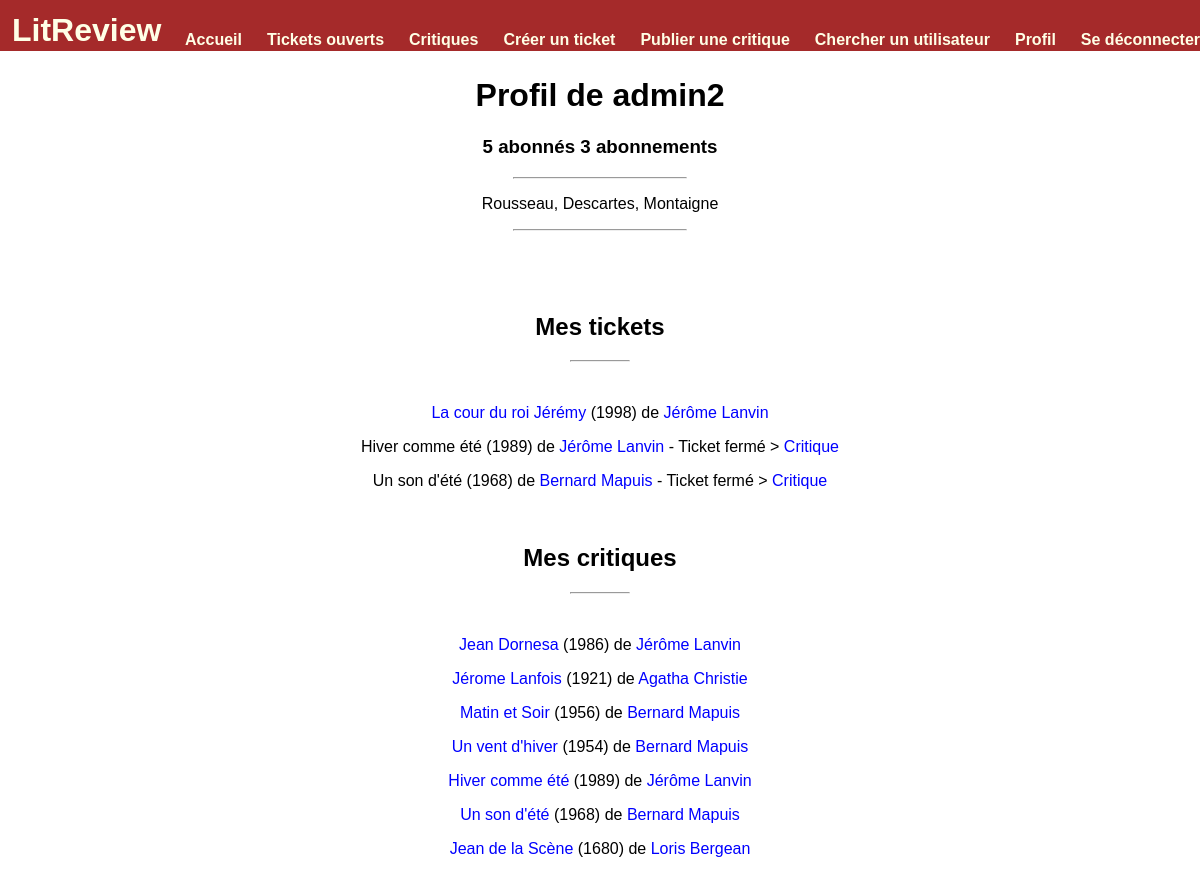
/user/1 (signed in), run on an earlier commit of the app's database.
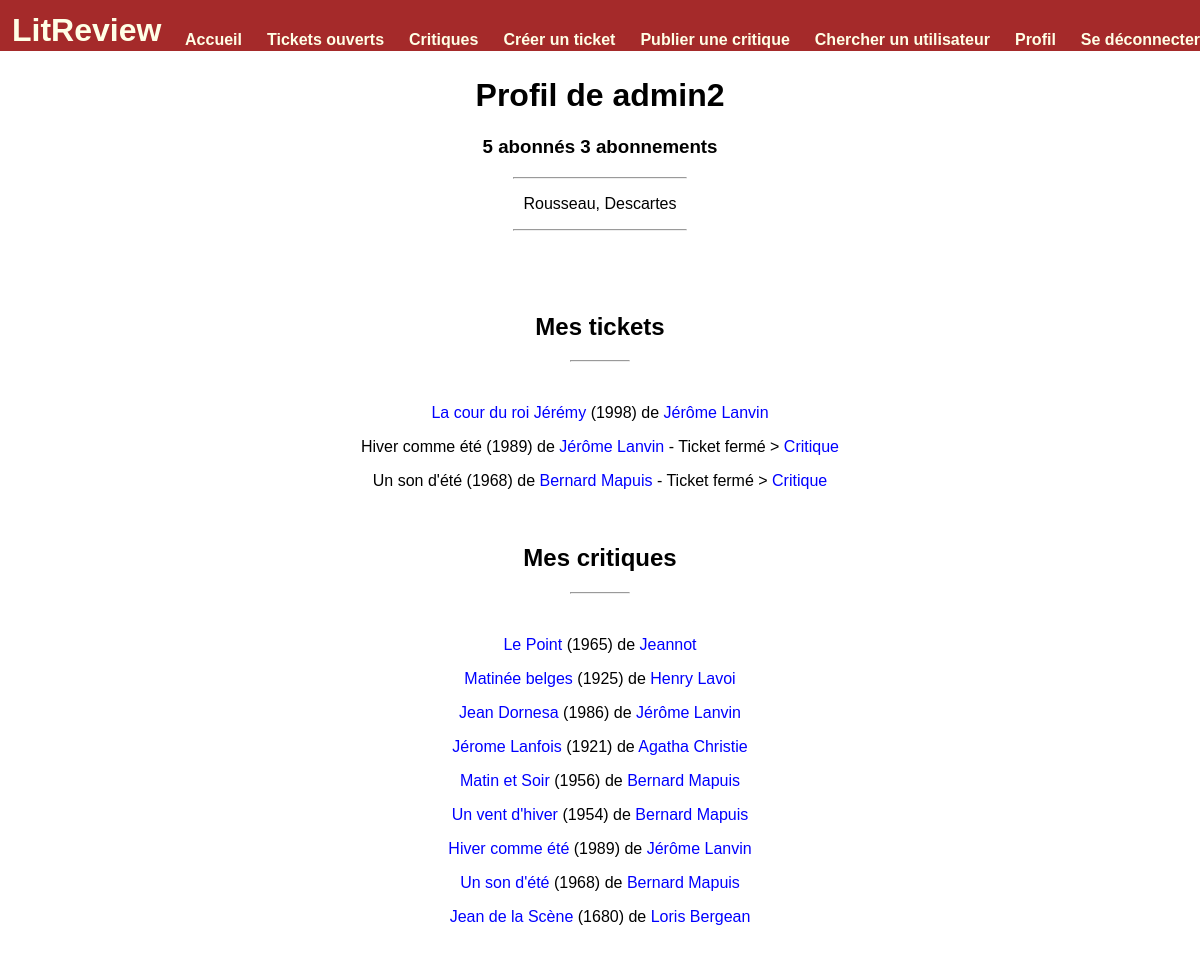
And on a later commit of the database.
### authentication/models.py (models this page shows)
class User(AbstractUser):
    tickets_list = models.ManyToManyField(Ticket, related_name="tickets_list")
    reviews_list = models.ManyToManyField(Review, related_name="reviews_list")
    description = models.TextField(verbose_name="Description", max_length=1000, blank=True, null=True)
    class Meta:
        ordering = ['-username']

### blog/models.py (models this page shows, shortened)
class Ticket(models.Model):
    content_reference = models.CharField(verbose_name='Titre de la référence', max_length=80)
    content_author = models.CharField(verbose_name='Nom de l\'auteur', max_length=80)
    content_picture = models.ImageField(verbose_name='Image', upload_to='ticket', blank=True, null=True)
    publication_year = models.IntegerField(verbose_name='Date de publication',
                                           validators=[MinValueValidator(-400),
                                                       MaxValueValidator(datetime.date.today().year+1)],
                                           blank=True, null=True)
    user = models.ForeignKey(settings.AUTH_USER_MODEL, on_delete=models.CASCADE, blank=True, null=True)
    user_comment = models.TextField(verbose_name='Commentaire', max_length=300)
    status = models.BooleanField(default=True)
    time_created = models.DateTimeField(auto_now_add=True, blank=True, null=True)
    def __str__(self):
        return self.content_reference
    class Meta:
        ordering = ['-time_created']

class Review(models.Model):
    RATING_CHOICE = [(1, "1"), (2, "2"), (3, "3"), (4, "4"), (5, "5")]
    ticket = models.ForeignKey(to=Ticket, on_delete=models.CASCADE, blank=True, null=True)
    rating = models.PositiveSmallIntegerField(verbose_name='Notes', choices=RATING_CHOICE)
    headline = models.CharField(verbose_name="Titre", max_length=128)
    body = models.TextField(verbose_name="Critique", max_length=8192, blank=True)
    user = models.ForeignKey(to=settings.AUTH_USER_MODEL, on_delete=models.CASCADE)
    time_created = models.DateTimeField(auto_now_add=True)
    content_reference = models.CharField(verbose_name='Titre de la référence', max_length=80, blank=True, null=True)
    content_author = models.CharField(verbose_name='Nom de l\'auteur', max_length=80, blank=True, null=True)
    content_picture = models.ImageField(verbose_name='Image', upload_to='ticket', blank=True, null=True)
    publication_year = models.IntegerField(verbose_name='Date de publication',
                                           validators=[MinValueValidator(-400),
                                                       MaxValueValidator(datetime.date.today().year+1)],
                                           blank=True, null=True)
    class Meta:
        ordering = ['-time_created']

### blog/views.py (the view)
# urls.py: path('user/<int:user_id>', views.user_page, name='user-page'),
@login_required
def user_page(request, user_id):
    guest = get_object_or_404(User, id=user_id)
    tickets = Ticket.objects.filter(user=user_id)
    reviews = Review.objects.filter(user=user_id)
    try:
        relation = UserFollows.objects.get(user_id=request.user, followed_user_id=guest)
        action = 'unfollow'
    except ObjectDoesNotExist:
        if guest.id != request.user.id:
            action = 'follow'
        else:
            action = 'self'
    followings_number = len(UserFollows.objects.filter(user_id=guest))
    followers_number = len(UserFollows.objects.filter(followed_user_id=guest))
    return render(request, 'user/user_page.html', context={
        'guest_id': guest,
        'tickets': tickets,
        'reviews': reviews,
        'foreign_reviews': Review.objects.all(),
        'page_ref': 'ticket-page',
        'action': action,
        'followings': followings_number,
        'followers': followers_number,
    })

### blog/templatetags/blog_extras.py (called while the page is built)
@register.simple_tag(takes_context=True)
def add_paranthesis(context, content):
    if content:
        return f'({content})'
    else:
        return ''

### blog/templates/user/user_page.html (shortened to what this page needs)
{% extends 'base.html' %}
{% load blog_extras %}
{% block content %}
<h1> Profil de {{ guest_id }} </h1>
<h3> {{ followers }} abonné{{ followers|pluralize:" ,s" }} {{ followings }} abonnement{{ followings|pluralize:" ,s"}} </h3>
{% if guest_id.description %}
    <hr>
    <p>{{ guest_id.description }}</p>
{% endif %}
<hr><br><br>
<br>
<h2>Mes tickets</h2>
<hr class="small"><br>
<div class="content-items">
{% if tickets %}
    {% for ticket in tickets %}
            {% if ticket.status %}
            <p><a href="{% url page_ref ticket.id %}">{{ ticket }}</a>
                {% add_paranthesis ticket.publication_year %}
                de <a href="{% url 'author-page' ticket.content_author %}">{{ ticket.content_author }}</a></p>
            {% else %}
                <p>
                {{ ticket }}
                {% add_paranthesis ticket.publication_year %}
                    de <a href="{% url 'author-page' ticket.content_author %}">{{ ticket.content_author }}</a>
                - Ticket fermé >
                {% for review in foreign_reviews %}
                    {% if review.ticket.id == ticket.id %}
                        <a href="{% url 'show-review' review.id %}"> Critique </a>
                    {% endif %}
                {% endfor %}
                </p>
            {% endif %}
    {% endfor %}
{% else %}
    <i> Je n'ai pas encore ouvert de ticket </i>
{% endif %}
<br>
</div>
<h2>Mes critiques</h2>
<hr class="small"><br>
<div class="content-items">
{% if reviews %}
    {% for review in reviews %}
        <p><a href="{% url 'show-review' review.id %}">{{ review.content_reference }}</a>
            {% add_paranthesis review.publication_year %}
            de <a href="{% url 'author-page' review.content_author %}">{{ review.content_author }}</a>
        </p>
    {% endfor %}
{% else %}
    <i> Je n'ai pas encore publié de critique </i>
{% endif %}
</div>
{% endblock %}

### templates/base.html (shortened to what this page needs)
{% load static %}
<html>
    <head>
        <link rel="stylesheet" href="{% static 'apps.css' %}">
    </head>
    <body>
        <div class="sidebar">
            {% if user.is_authenticated %}
                <h1><a class="title" href="{% url 'home' %}">LitReview</a></h1>
                <p><a href="{% url 'home' %}">Accueil</a></p>
                <p><a href="{% url 'ticket-list' %}">Tickets ouverts</a></p>
                <p><a href="{% url 'review-list' %}">Critiques</a></p>
                <p><a href="{% url 'ticket-creation' %}">Créer un ticket</a></p>
                <p><a href="{% url 'review-creation' %}">Publier une critique</a></p>
                <p><a href="{% url 'user-list' %}">Chercher un utilisateur</a></p>
                <p><a href="{% url 'profile' %}">Profil</a></p>
                <p><a href="{% url 'logout' %}">Se déconnecter</a></p>
            {% else %}
                <h1 class="title">LitReview</h1>
            {% endif %}
        </div>
        <div class="main">
                {% block content %}{% endblock content %}
        </div>
    </body>
</html>

### static/apps.css (style rules this page uses)
html { font-family: Arial; -ms-overflow-style: none; scrollbar-width: none; }
.sidebar { height: 3vw; width: 100%; position: fixed; z-index: 1; top: 0; left: 0; background-color: brown; color: #ffffe6; padding-top: 15px; padding-right: 10px; display: flex; flex-direction: horizontal; justify-content: flex-end; gap: 25px; }
.title { position: absolute; left: 1vw; top: 1vw; bottom: 1vw; }
.sidebar a, .sidebar a:visited { text-decoration: none; color: #ffffe6; font-weight: bold; }
.main { diplay: flex; justify-content: center; text-align: center; margin-top: 3vw; padding: 20px; margin-right: auto; }
a, a:visited { text-decoration: none; color: blue; }
hr { width: 15%; }
.small { width: 5%; }

What changed in the data, as far as the page shows it:
changed User "admin2": description "Rousseau, Descartes, Montaigne" → "Rousseau, Descartes"
added Review: content_reference "Le Point", publication_year "(1965)", content_author "Jeannot", shown under "Mes critiques"
added Review: content_reference "Matinée belges", publication_year "(1925)", content_author "Henry Lavoi", shown under "Mes critiques"
